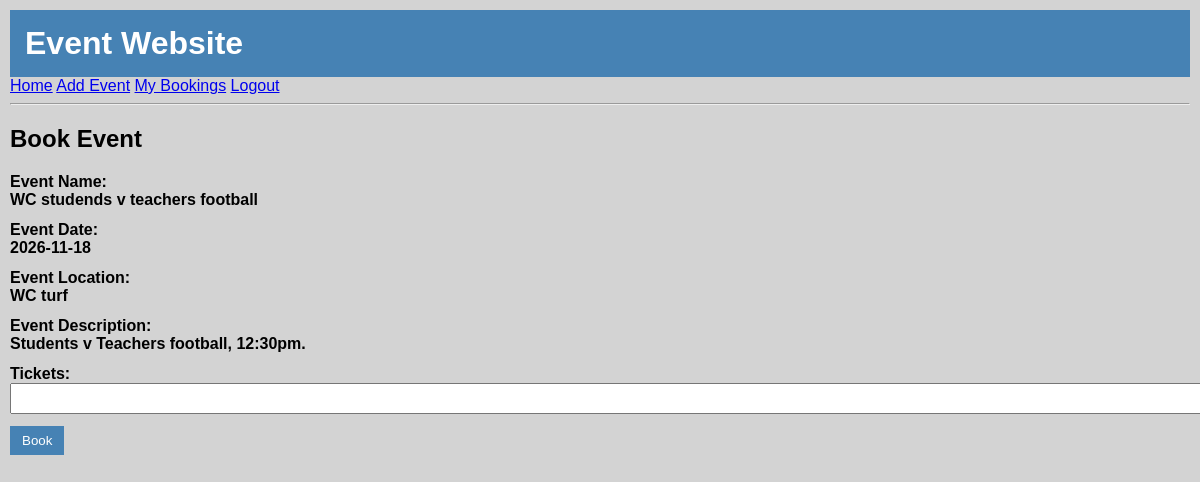
The app's page /book_event/1 (signed in) with its own data.
### tables this page shows
CREATE TABLE "events"
(
    event_id          INTEGER
        primary key autoincrement,
    event_name        TEXT    not null,
    event_date        TEXT    not null,
    event_location    TEXT    not null,
    event_description TEXT    not null,
    fk_user_id        INTEGER not null
);

### app.py (the view, shortened to what this page needs)
@app.route('/book_event/<event_id>', methods=['GET', 'POST'])
def book_event(event_id):
    if "user_id" not in session:
        return redirect("/login?error=log+in+first")
    con = connect_db()
    cur = con.cursor()
    query = "SELECT * FROM events WHERE event_id = ?"
    cur.execute(query, (event_id,))
    chosen_event = cur.fetchone()
    con.close()
    return render_template("book_event.html", chosen_event=chosen_event)

### app.py (called while the page is built)
def connect_db():
    con = sqlite3.connect("identifier.sqlite")
    con.row_factory = sqlite3.Row
    return con

### templates/book_event.html
{% extends "base.html" %}
{% block content %}
<h2>Book Event</h2>
<form class="myform" method="POST">
    <div class="form-group">
        <div class="form-label">Event Name:</div>
        <div class="form-element">
            <b>{{ chosen_event["event_name"] }}</b>
        </div>
    </div>
    <div class="form-group">
        <div class="form-label">Event Date:</div>
        <div class="form-element">
            <b>{{ chosen_event["event_date"] }}</b>
        </div>
    </div>
    <div class="form-group">
        <div class="form-label">Event Location:</div>
        <div class="form-element">
            <b>{{ chosen_event["event_location"] }}</b>
        </div>
    </div>
    <div class="form-group">
        <div class="form-label">Event Description:</div>
        <div class="form-element">
            <b>{{ chosen_event["event_description"] }}</b>
        </div>
    </div>
    <div class="form-group">
        <div class="form-label">Tickets:</div>
        <div class="form-element">
            <input type="number" name="tickets" min="1" max="10"required>
        </div>
    </div>
    <button type="submit">Book</button>
</form>
{% endblock %}

### templates/base.html (style rules this page uses)
body { font-family: Verdana, Arial, sans-serif; background-color: lightgray; margin: 0; }
body { padding: 10px; }
.form-group { margin-bottom: 12px; }
.form-label { font-weight: bold; }
input, textarea, select { width: 100%; padding: 6px; }
button { padding: 7px 12px; background-color: steelblue; color: white; border: none; }

### records on screen
events: event_name "WC studends v teachers football", event_date "2026-11-18", event_location "WC turf", event_description "Students v Teachers football, 12:30pm."
